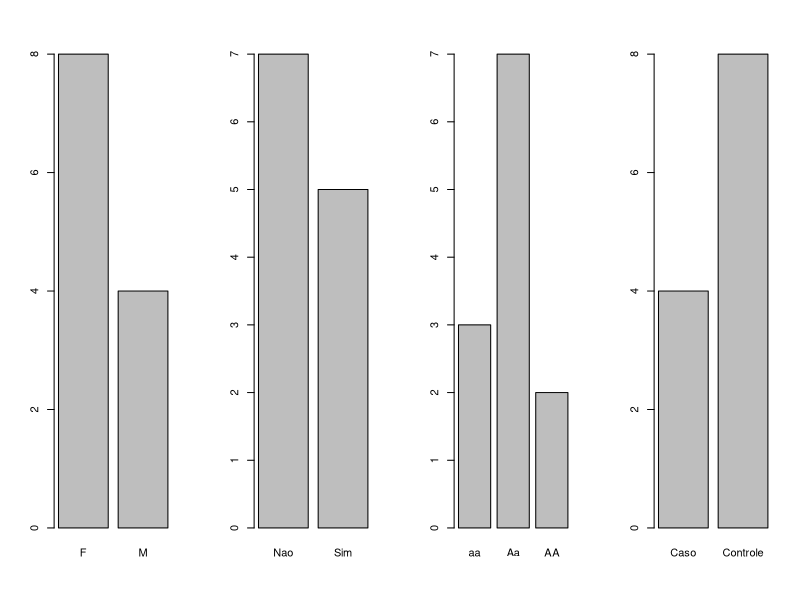
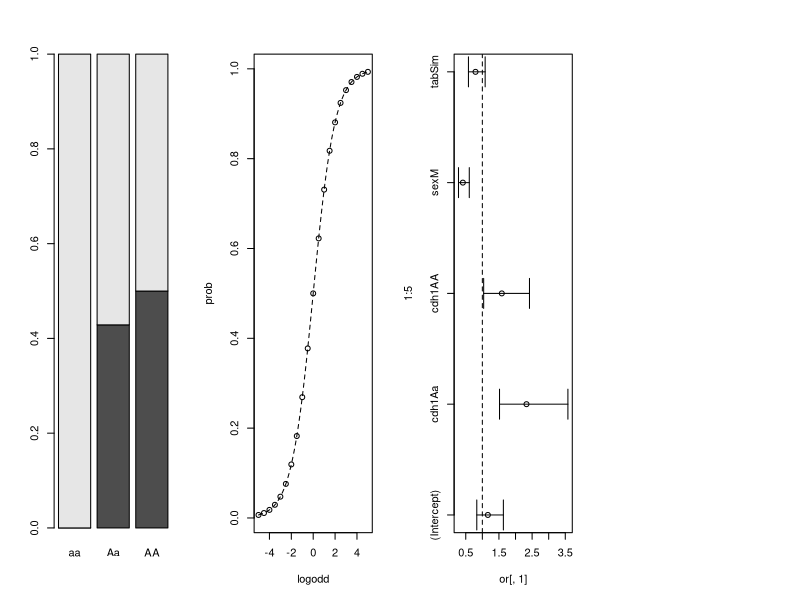

Write R code to recreate these figures, in order.
## ---- chunk 1
on_change_size <- function(before, options, envir) {
    if (before)
        return(paste(options$change_size))
}

knitr::knit_hooks$set(change_size = on_change_size)
knitr::opts_chunk$set(prompt = TRUE,
                      warning = FALSE,
                      dev.args=list(pointsize=17),
                      change_size='\\small')
set.seed(551991)
## ---- chunk 2
n   <- 12
sex <- sample(c("M", "F"), n, replace=T)
tab <- sample(c("Nao", "Sim"), n, replace=T, prob=c(0.8, 0.2))
cdh1   <- sample(c("aa", "Aa", "AA"), n, replace=T, prob=c(0.25, 0.50, 0.25))

ldcancer <- rnorm(n, (sex=="M") + 2 * (cdh1=="aa") + (tab=="Sim"))
cancer   <- ifelse(plogis(ldcancer) < 0.6, "Caso", "Controle")

mtx <- data.frame(sex, tab, cdh1, cancer)

knitr::kable(cbind(mtx[1:6,], mtx[7:12,]),
             col.names = rep(c("sexo", "tabagismo", "CDH1", "Cancer"), 2),
             caption = "Dados de estudo caso/controle para câncer")

## ---- chunk 3
sex <- c("M", "F", "F", "F", "M", "F", "F", "F", "F", "M", "M", "F")
tab <- c("Nao", "Sim", "Nao", "Sim", "Sim", "Sim",
         "Nao", "Nao", "Nao", "Sim", "Nao", "Nao")
cdh1 <- c("Aa", "AA", "Aa", "aa", "Aa", "aa",
          "aa", "Aa", "Aa", "Aa", "Aa", "AA")
cancer <- c("Controle", "Controle", "Caso", "Controle", "Controle",
            "Controle", "Controle", "Caso", "Caso", "Controle",
            "Controle", "Caso")
par(mfrow = c(1,4))
barplot(table(sex));  barplot(table(tab))
barplot(table(cdh1)); barplot(table(cancer))
## ---- chunk 4
chisq.test(table(cancer, cdh1))
## ---- chunk 5
barplot(prop.table(table(cancer, cdh1), 2))
## ---- chunk 6
logodd <- seq(-5, 5, 0.5)
prob   <- 1 / (1 + exp(-logodd)) ## ou plogis(logodd)
plot(logodd, prob)
curve(plogis, lty=2, add = TRUE)
## ---- chunk 7
has_cancer = (cancer == "Caso")
(model <- glm(has_cancer~cdh1, family = "binomial"))
## ---- chunk 8
summary(model)
## ---- chunk 9
## Log-odds effect
(eff <- cbind(coef(model), confint(model)))
## Odds-Ratio effect
exp(eff)
## ---- chunk 10
model <- glm(has_cancer~cdh1+sex+tab)
summary(model)
## ---- chunk 11
or <- exp(cbind(coef(model), confint(model)))
plot(or[,1], 1:5, xlim = range(or), yaxt= "n")
arrows(or[,2], 1:5, or[,3], 1:5, angle = 90, length = 0.15, code=3)
abline(v = 1, lty = 2)
axis(2, 1:5, rownames(or))
